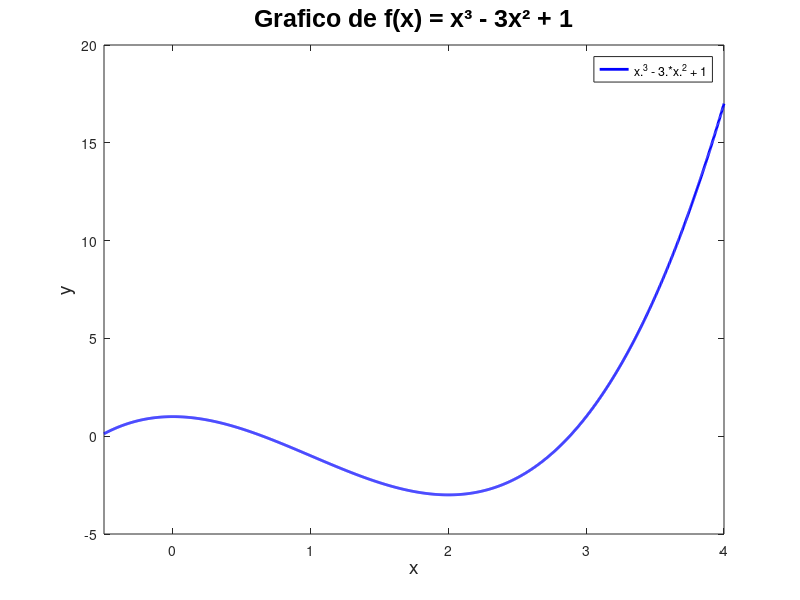

Here is the MATLAB script that generated this plot:
% 1) Para a função 
% f(x) =  x3 - 3x2 + 1        -1/2≤ x ≤ 4 
%
% a) Faça o gráfico da função. 
%
% b) Determine os valores absolutos máximo e mínimo da função e os valores de x 
%    correspondentes usando: 
%    b.1) Método analítico 
%    b.2) Busca exaustiva (precisão = 0,1) 
%    b.3) Busca exaustiva (precisão = 0,01) 
%
% c) Comente os resultados.

close all;
clear all;

limites = [-0.5, 4];

f = [1 -3 0 1];
primeiraDerivada = polyder(f);
raizesPrimeiraDerivada = roots(primeiraDerivada)';

intervalo = [raizesPrimeiraDerivada, limites];
intervalo = sort(intervalo);

resultado_intervalo = [];
tendencia = [];

for k = 1:length(intervalo)-1
  media = (intervalo(k) + intervalo(k+1)) / 2;
  resultado_intervalo(k) = polyval(primeiraDerivada, media);
  
  if (resultado_intervalo(k) > 0)
    tendencia(k) = 1;
  else
    tendencia(k) = 0;
  end
end

resultado_pontos = [];

for k = 1:length(intervalo)
  resultado_pontos(k) = polyval(f, intervalo(k));
  
  if k - 1 == 0
    
    if tendencia(k) == 1
      fprintf('O ponto (%4.3f, %4.3f) é um ponto mínimo\n', intervalo(k), resultado_pontos(k));
    else
      fprintf('O ponto (%4.3f, %4.3f) é um ponto máximo\n', intervalo(k), resultado_pontos(k));
    end
    
  elseif k > length(tendencia)
    
    if tendencia(k - 1) == 1
      fprintf('O ponto (%4.3f, %4.3f) é um ponto máximo\n', intervalo(k), resultado_pontos(k));
    else
      fprintf('O ponto (%4.3f, %4.3f) é um ponto mínimo\n', intervalo(k), resultado_pontos(k));
    end
    
  else
    
    if tendencia(k) == 0 && tendencia(k-1) == 1
      fprintf('O ponto (%4.3f, %4.3f) é um ponto máximo\n', intervalo(k), resultado_pontos(k));
    elseif tendencia(k) == 1 && tendencia(k-1) == 0
      fprintf('O ponto (%4.3f, %4.3f) é um ponto mínimo\n', intervalo(k), resultado_pontos(k));
    end
    
  end
  
end

fplot("x^3 - 3*x^2 + 1", [-0.5, 4], "b");
set(findall(gca, 'Type', 'Line'),'LineWidth',2);
title("Grafico de f(x) = x³ - 3x² + 1", "fontsize", 18, "fontname", 'Arial');
xlabel("x", "fontsize", 14);
ylabel("y", "fontsize", 14);
saveas (1, "/home/arthurcarv/Documents/Projects/topicos-especiais-eletronica/grafico1.png");

%------------------------------------- b.1 -----------------------------------------

x = [-0.5:0.1:4];
y = polyval(f, x);

fprintf('\n \n Letra B.1:\n \n');

idx = find(y==max(y));
fprintf('O ponto máximo absoluto é (%4.3f, %4.3f)\n', x(idx), y(idx));

idx = find(y==min(y));
fprintf('O ponto mínimo absoluto é (%4.3f, %4.3f)\n', x(idx), y(idx));

%------------------------------------- b.2 -----------------------------------------

x = [-0.5:0.01:4];
y = polyval(f, x);

fprintf('\n \n Letra B.2:\n \n');

idx = find(y==max(y));
fprintf('O ponto máximo absoluto é (%4.3f, %4.3f)\n', x(idx), y(idx));

idx = find(y==min(y));
fprintf('O ponto mínimo absoluto é (%4.3f, %4.3f)\n', x(idx), y(idx));